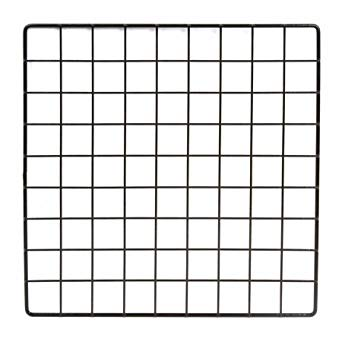
#> input picture grid.png, 342 x 342 px
$ python model_fitting.py
#> lines starting #> are read from the running program, lines starting #| are printed output that depends on the picture; after the words box and inside, x2 and y2 are one past the last pixel; in counts of white or black regions, pixels touching at a corner belong together
from math import hypot, cos, sin, radians, ceil
from itertools import product
import numpy as np
import cv2


def hough_transform(image, ignored_color=255):
    image_x, image_y = image.shape

    # get diagonal length of the image
    ro_max = ceil(hypot(image_x, image_y))

    # theta is between [-90, 90] and ro is between [-ro_max, ro_max]
    # i shifted theta interval with +90 and ro interval with +ro_max so i can define a matrix and iterate
    acc_image_x, acc_image_y = (2 * ro_max, 180)

    H = np.zeros((acc_image_y, acc_image_x), dtype="int")

    # print(image.shape)
    # print(H.shape)
    edges = list(product(range(image_x), range(image_y)))

    for edge in edges:
        x, y = edge
        color = image[x, y]
        # skip white points in the image
        if color == ignored_color:
            continue
        for theta in range(180):
            # use radians for cos and sin
            theta_rad = radians(theta)
            ro = x * cos(theta_rad) + y * sin(theta_rad)

            # ro is between [-ro_max, ro_max], so i need to add ro_max
            shifted_ro = int(acc_image_y / 2 + ro)
            H[theta, shifted_ro] += 1

    return H


def find_max_point(H):
    height, width = H.shape
    max_votes = -1
    theta_ro = None
    for i in range(height):
        line = H[i]
        max_v = max(line)

        if max_v > max_votes:
            max_votes = max_v
            theta_ro = (i - 90, list(line).index(max_v) - width / 2)
        # print((i, list(line).index(max_v)), max_v)

    return theta_ro


def main():
    img = cv2.imread("grid.png")
#> img is the input picture: shape (342, 342, 3); mean B, G, R 228.1, 228.6, 228.8
    gray = cv2.cvtColor(img, cv2.COLOR_BGR2GRAY)

    # apply edge filter to get edges before transform
    # change ignored_color to 0 when using "edges", and to 255 when using "gray"
    edges = cv2.Canny(gray, 75, 150)
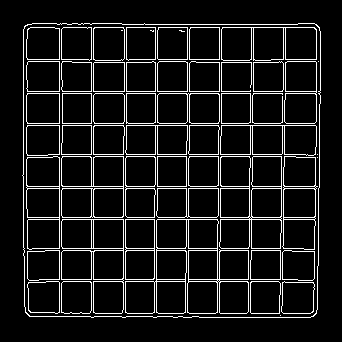
#> edges: shape (342, 342); 9.3% white in thin lines or dots, all inside (x1, y1, x2, y2) = (22, 23, 321, 318)
    accumulator = hough_transform(edges, ignored_color=0)
#> after the loop in hough_transform, `for edge in edges:`:
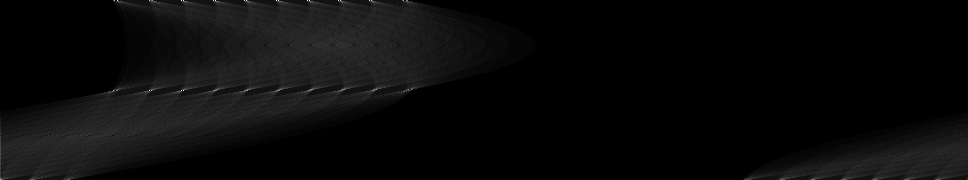
#> H: shape (180, 968) int64; min 0, max 282, mean 11.2; drawn with min black and max white
    point = find_max_point(accumulator)
#> the loop in find_max_point, `for i in range(height):` made 180 passes
#> (max_v, max_votes, theta_ro) on pass 1: (282, 282, (-90, -303))
#> max_v on passes 2 to 7: 138, 90, 69, 54, 52, 46
#> after the loop in find_max_point, `for i in range(height):`: max_votes = 282
#> point = (-90, -303)

    print("(theta, ro): ", point)
#| (theta, ro):  (-90, -303.0)
    cv2.imwrite("H.png", accumulator)


if __name__ == "__main__":
    main()
